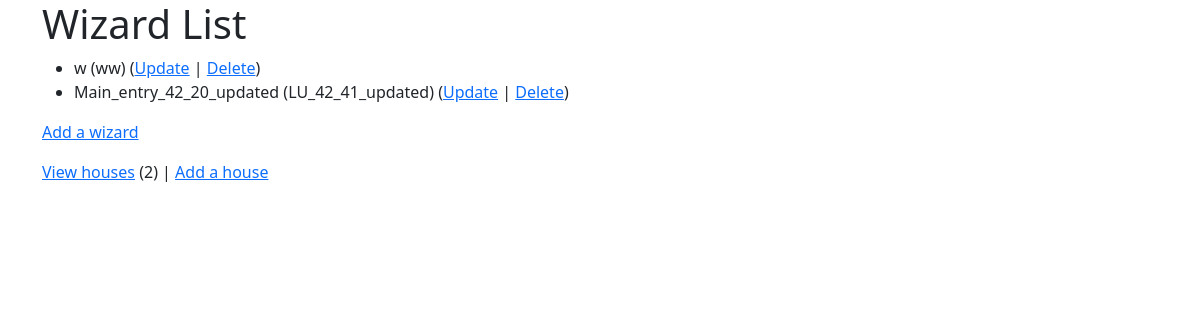
The page /wizards/ (signed in) on the database its author committed.
### wizards/models.py (models this page shows, shortened)
class Wizard(models.Model):
    nickname = models.CharField(
        max_length=200,
        validators=[MinLengthValidator(1,"Nickname must be greater than 1 character")]
    )
    power = models.PositiveIntegerField(default=0, null = False)
    spell = models.CharField(max_length=300)
    house = models.ForeignKey(House,on_delete=models.CASCADE, null = False)

class House(models.Model):
    name = models.CharField(
        max_length=200,
        help_text='Enter a house (e.g. Gryffindor)',
        validators = [MinLengthValidator(2,"House must be greater than 1 character")]
    )
    def __str__(self):
        return self.name

### wizards/views.py (the view)
# urls.py: path('', views.MainView.as_view(), name='all'),
class MainView(LoginRequiredMixin, View):
    def get(self, request):
        hc = House.objects.count()
        wl = Wizard.objects.all()
        ctx = {'house_count': hc, 'wizard_list': wl}
        return render(request, 'wizards/wizard_list.html', ctx)

### wizards/templates/wizards/wizard_list.html
{% extends "base_bootstrap.html" %}
{% block content %}
  <h1>Wizard List</h1>
  {% if wizard_list %}
  <ul>
    {% for wizard in wizard_list %}
      <li>
          {{ wizard.nickname }} ({{ wizard.house }})
          (<a href="{% url 'wizards:wizard_update' wizard.id %}">Update</a> |
          <a href="{% url 'wizards:wizard_delete' wizard.id %}">Delete</a>) <br/>
      </li>
    {% endfor %}
  </ul>
  {% else %}
    <p>There are no wizards in the library.</p>
  {% endif %}
  <p>
    {% if house_count > 0 %}
      <a href="{% url 'wizards:wizard_create' %}">Add a wizard</a>
    {% else %}
      Please add a house before you add an wizard.
    {% endif %}
  </p>
  <p>
  <a href="{% url 'wizards:house_list' %}">View houses</a> ({{ house_count }}) |
    <a href="{% url 'wizards:house_create' %}">Add a house</a>
  </p>
{% endblock %}

### rows shown on the page
Wizard: nickname "w", house "ww"
Wizard: nickname "Main_entry_42_20_updated", house "LU_42_41_updated"

### other values the page prints
{{ house_count }} "2"
